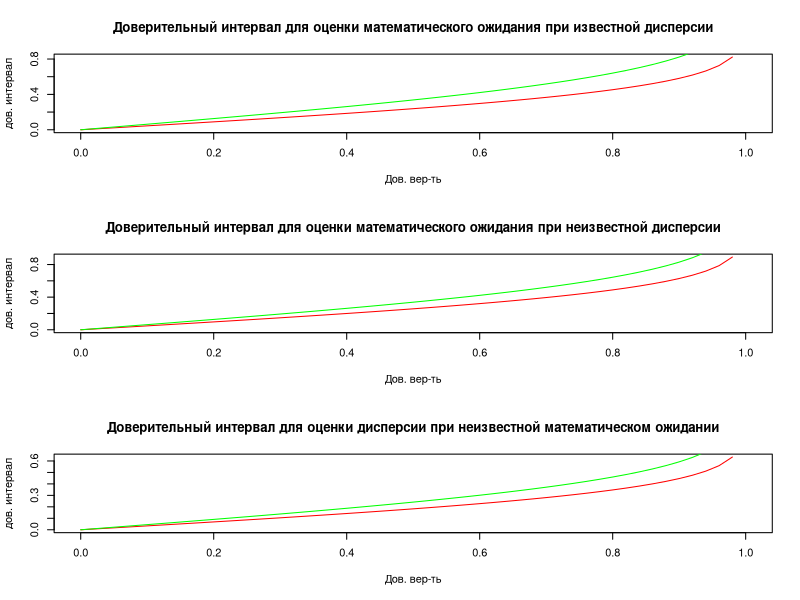

R code for this plot:
# Number at list is | 15 |
# M = -2
# Sigma = 2.5


confIntMeanVar <- function(arr, S, G){
# Confidence interval for mean variance
# доверительный интервал для математического ожидания при известной дисперсии
# S - Sigma (variance)
# G - Gamma  
  arr=na.omit(arr)
  N = length(arr)
  d = qnorm(1-(1-G)/2) * S /sqrt(N); d # Delta
    
  L = mean(sample1) - d; L # Left 
  R = mean(sample1) + d; R # Right
  #res = c(L, R); res
  return(c(L, R))
}


confIntMeanwVar <- function(arr, G){
# Confidence interval for mean without variance
# доверительный интервал для математического ожидания при неизвестной дисперсии
# G - Gamma  
  arr=na.omit(arr)
  N = length(arr)
  t = qt(1-(1-G)/2, N-1); t
  D = var(arr)          # Sample Variance
  S = sqrt((N/(N-1))*D) # Corrected Sigma
  d = t * S /sqrt(N); d # Delta
  
  L = mean(sample1) - d; L # Left 
  R = mean(sample1) + d; R # Right
  #res = c(L, R); res
  return(c(L, R))
}


confIntVarwMean <- function(arr, G){
# Confidence interval for variance without mean
# доверительный интервал для математического ожидания при неизвестной дисперсии
# G - Gamma  
  arr=na.omit(arr)
  N  = length(arr)
  a1 = (1 - G)/2
  a2 = (1 + G)/2
  
  D = var(arr)          # Sample Variance
  S = sqrt((N/(N-1))*D) # Corrected Sigma
  
  L = sqrt(N-1)*S / sqrt(qchisq(a1, N-1)); L # Left 
  R = sqrt(N-1)*S / sqrt(qchisq(a2, N-1)); R # Right
  #res = c(L, R); res
  return(c(L, R))
}


intLen <- function(int){
#Длинна интервала
  len <- abs(max(int) - min(int))
  return (len)
}


plot1 <- function(arr1, arr2, S){
  arr1=na.omit(arr1); arr2=na.omit(arr2)
  confProps <- seq(from=0, to=1, by=0.02); confProps
  lengths1 <- c(1:length(confProps))
  lengths2 <- c(1:length(confProps))
  for(i in 1: length(confProps)){
    lengths1[i] <- intLen(confIntMeanVar(arr1, S, confProps[i]))
    lengths2[i] <- intLen(confIntMeanVar(arr2, S, confProps[i]))
  }; lengths
  plot(confProps, lengths2,  col = "red", type = "l", 
       xlab = "Дов. вер-ть", 
       ylab = "дов. интервал",
       main = "Доверительный интервал для оценки математического ожидания при известной дисперсии")
  lines(confProps, lengths1,  col = "green")
}


plot2 <- function(arr1, arr2, S){
  arr1=na.omit(arr1); arr2=na.omit(arr2)
  confProps <- seq(from=0, to=1, by=0.02); confProps
  lengths1 <- c(1:length(confProps))
  lengths2 <- c(1:length(confProps))
  for(i in 1: length(confProps)){
    lengths1[i] <- intLen(confIntMeanwVar(arr1, confProps[i]))
    lengths2[i] <- intLen(confIntMeanwVar(arr2, confProps[i]))
  }
  print(confProps)
  print(lengths1)
  plot(confProps, lengths2,  col = "red", type = "l", 
       xlab = "Дов. вер-ть", 
       ylab = "дов. интервал",
       main = "Доверительный интервал для оценки математического ожидания при неизвестной дисперсии")
  lines(confProps, lengths1,  col = "green")
}


plot3 <- function(arr1, arr2, S){
  arr1=na.omit(arr1); arr2=na.omit(arr2)
  confProps <- seq(from=0, to=1, by=0.02); confProps
  lengths1 <- c(1:length(confProps))
  lengths2 <- c(1:length(confProps))
  for(i in 1: length(confProps)){
    lengths1[i] <- intLen(confIntVarwMean(arr1, confProps[i]))
    lengths2[i] <- intLen(confIntVarwMean(arr2, confProps[i]))
  }
  plot(confProps, lengths2,  col = "red", type = "l", 
       xlab = "Дов. вер-ть", 
       ylab = "дов. интервал",
       main = "Доверительный интервал для оценки дисперсии при неизвестной математическом ожидании")
  lines(confProps, lengths1,  col = "green")
}


M = -2   # Mean
S = 2.5  # Sigma
G = 0.90 # Gamma

N1 = 100
N2 = 200

set.seed(15)
sample1 <- rnorm(N1, mean = M, sd = S); sample1
sample2 <- rnorm(N2, mean = M, sd = S); sample2


interval1 <- confIntMeanVar(sample1, S, G); interval1
interval2 <- confIntMeanVar(sample2, S, G); interval2

interval1 <- confIntMeanwVar(sample1, G); interval1
interval2 <- confIntMeanwVar(sample2, G); interval2

interval1 <- confIntVarwMean(sample1, G); interval1
interval2 <- confIntVarwMean(sample2, G); interval2


dev.off()
par(mfcol=c(3, 1))
plot1(sample1,sample2, S)
plot2(sample1,sample2, S)
plot3(sample1,sample2, S)
